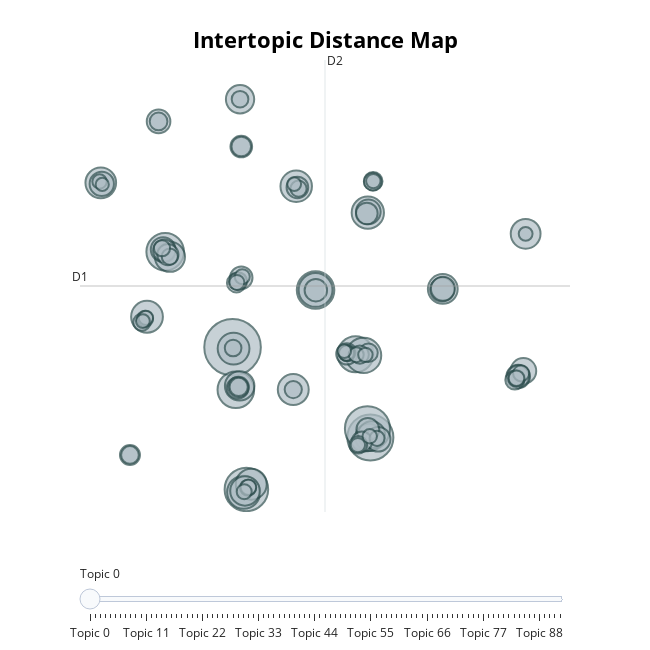

The notebook cell saved with this chart:
### Code cell
#visualize
topic_model.visualize_topics()
